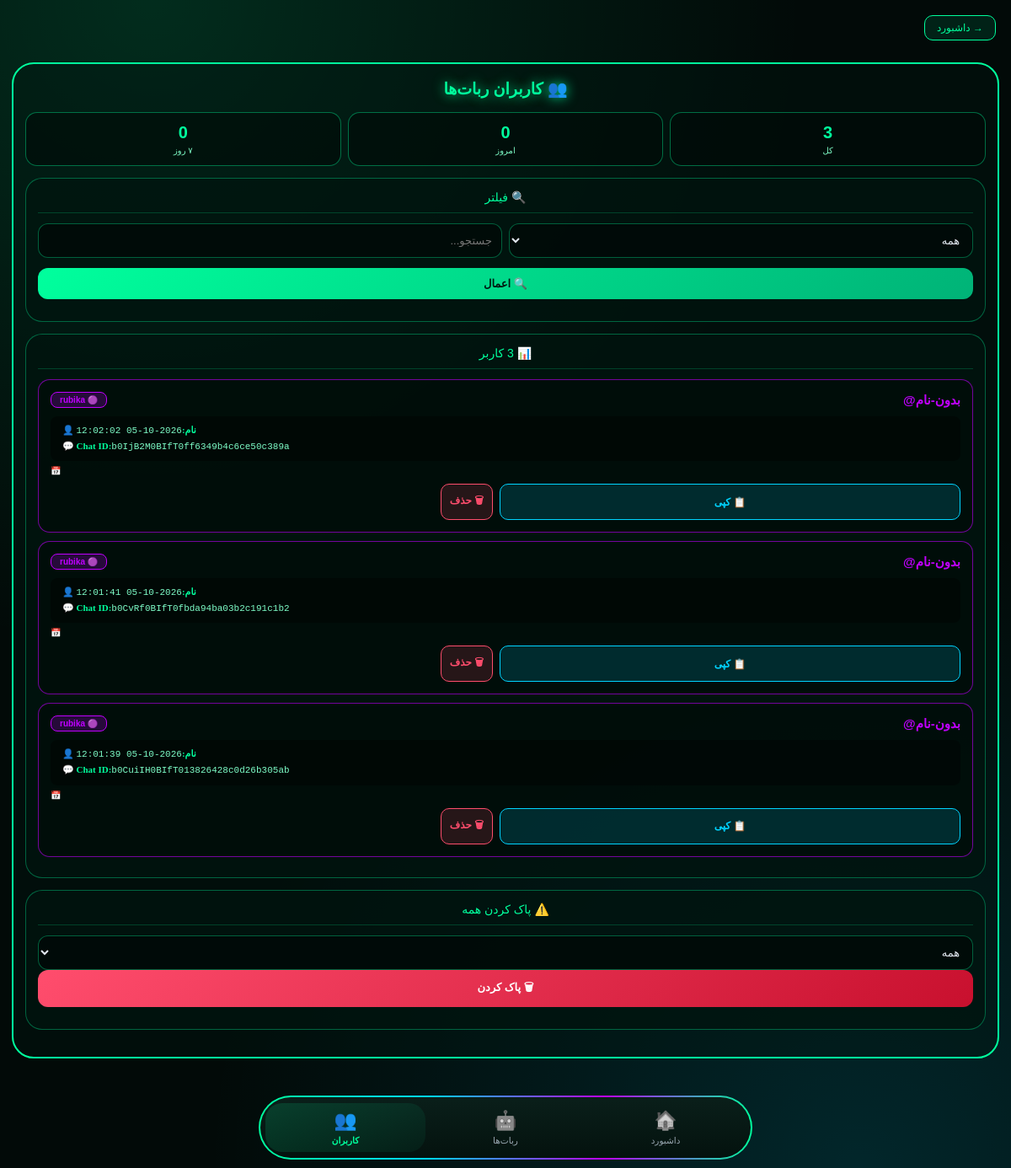
The app's page /admin/bot-members (signed in) with its own data.
### tables this page shows
CREATE TABLE bot_members (
    id INTEGER PRIMARY KEY AUTOINCREMENT,
    messenger TEXT NOT NULL,
    chat_id TEXT NOT NULL UNIQUE,
    username TEXT DEFAULT '',
    first_name TEXT DEFAULT '',
    total_messages INTEGER DEFAULT 0,
    joined_at TIMESTAMP DEFAULT CURRENT_TIMESTAMP,
    last_seen TIMESTAMP DEFAULT CURRENT_TIMESTAMP, shop_id INTEGER);

### bot_members_routes.py (the view)
@members_bp.route('/admin/bot-members')
def admin_bot_members():
    if not _is_admin(): return redirect('/admin/login')
    filter_m = request.args.get('messenger', '')
    q = request.args.get('q', '').strip()
    conn = db()
    c = conn.cursor()
    sql = "SELECT id, messenger, chat_id, first_name, joined_at FROM bot_members WHERE 1=1"
    params = []
    if filter_m:
        sql += " AND messenger=?"
        params.append(filter_m)
    if q:
        sql += " AND (chat_id LIKE ? OR first_name LIKE ?)"
        params.append('%' + q + '%')
        params.append('%' + q + '%')
    sql += " ORDER BY id DESC LIMIT 500"
    c.execute(sql, params)
    members = c.fetchall()
    c.execute("SELECT messenger, COUNT(*) FROM bot_members GROUP BY messenger")
    stats = c.fetchall()
    total = sum(s[1] for s in stats)
    c.execute("SELECT COUNT(*) FROM bot_members WHERE DATE(joined_at)=DATE('now')")
    today = c.fetchone()[0]
    c.execute("SELECT COUNT(*) FROM bot_members WHERE joined_at >= datetime('now', '-7 days')")
    week = c.fetchone()[0]
    conn.close()
    return render_template('admin_bot_members.html',
        members=members, stats=stats, total=total, today=today, week=week,
        filter_m=filter_m, q=q, current_settings=_cs())

### app.py (called while the page is built)
@app.context_processor
def inject_global_settings():
    try:
        if session.get("is_admin"):
            s = get_admin_settings()
        elif session.get("user_id"):
            s = get_user_settings(session["user_id"])
        else:
            s = {"avatar": None, "bg": None, "theme": "neon"}
    except Exception:
        s = {"avatar": None, "bg": None, "theme": "neon"}
    return {"current_settings": s}

@app.after_request
def _security_headers(response):
    if response.content_type and 'text/html' in response.content_type:
        response.headers["Cache-Control"] = "no-store, no-cache, must-revalidate, max-age=0"
        response.headers["Pragma"] = "no-cache"
        response.headers["Expires"] = "0"
    """هدرهای امنیتی"""
    response.headers["X-Content-Type-Options"] = "nosniff"
    response.headers["X-Frame-Options"] = "SAMEORIGIN"
    response.headers["X-XSS-Protection"] = "1; mode=block"
    response.headers["Referrer-Policy"] = "no-referrer"
    response.headers["Permissions-Policy"] = "geolocation=(), microphone=(), camera=()"
    return response

### bot_members_routes.py (called while the page is built)
def _is_admin(): return bool(session.get('is_admin'))

def _cs():
    try: return get_user_settings(1)
    except: return None

def db(): return sqlite3.connect('panel.db')

### database.py (called while the page is built, shortened)
def get_user_settings(user_id):
    import time
    now = time.time()
    key = f'settings_{user_id}'
    if key in _CACHE and (now - _CACHE_TIME.get(key, 0)) < CACHE_TTL:
        return _CACHE[key]

def get_admin_settings():
    return get_user_settings(ADMIN_ID)

### templates/admin_bot_members.html (shortened to what this page needs)
<!DOCTYPE html><html lang="fa" dir="rtl"><head>
<link href="https://cdn.jsdelivr.net/gh/rastikerdar/vazirmatn@v33.003/Vazirmatn-font-face.css" rel="stylesheet">
<link rel="stylesheet" href="/static/scroll-fix.css"><link rel="icon" type="image/png" href="/static/icons/icon-192.png"><link rel="apple-touch-icon" href="/static/apple-touch-icon.png"></head><body>
<a class="back-btn" href="/admin/dashboard">→ داشبورد</a>
<div class="frame">
<div class="pt">👥 کاربران ربات‌ها</div>
<div class="stats">
<div class="sc"><div class="sv">{{ total }}</div><div class="sl">کل</div></div>
<div class="sc"><div class="sv">{{ today }}</div><div class="sl">امروز</div></div>
<div class="sc"><div class="sv">{{ week }}</div><div class="sl">۷ روز</div></div>
</div>
<div class="bx">
<div class="bx-t">🔍 فیلتر</div>
<form method="GET">
<div class="filters">
<select name="messenger">
<option value="">همه</option>
</select>
<input type="text" name="q" placeholder="جستجو..." value="{{ q }}">
</div>
<button class="btn" type="submit">🔍 اعمال</button>
</form>
</div>
<div class="bx">
<div class="bx-t">📊 {{ members|length }} کاربر</div>
{% if members %}
{% for m in members %}
<div class="mem {% if m[1] == 'rubika' %}r{% elif m[1] == 'soroush' %}s{% endif %}">
<div class="mem-head">
<div class="mem-name">@{{ m[3] or 'بدون-نام' }}</div>
<span class="mem-badge {% if m[1] == 'rubika' %}b-r{% elif m[1] == 'soroush' %}b-s{% endif %}">
{% if m[1] == 'rubika' %}🟣{% elif m[1] == 'soroush' %}🔷{% endif %} {{ m[1] }}
</span>
</div>
<div class="mem-info">
<div class="mem-row"><b>👤 نام:</b>{{ m[4] or '—' }}</div>
<div class="mem-row"><b>💬 Chat ID:</b>{{ m[2] }}</div>
</div>
<div class="mem-date">📅 {{ m[5] }}</div>
<div class="mem-act">
<button class="btn-sm btn-copy" onclick="copyId('{{ m[3] or m[2] }}')">📋 کپی</button>
<form method="POST" action="/admin/bot-members/{{ m[0] }}/delete" style="flex:1;margin:0" onsubmit="return confirm('حذف بشه؟')">
<button class="btn-sm btn-del" type="submit">🗑 حذف</button>
</form>
</div>
</div>
{% endfor %}
{% else %}
<div class="empty">📭 کاربری نیست<br><small>منتظر بمان تا کاربران ربات رو استارت بزنن</small></div>
{% endif %}
</div>
<div class="bx">
<div class="bx-t">⚠️ پاک کردن همه</div>
<form method="POST" action="/admin/bot-members/clear" onsubmit="return confirm('همه کاربران پاک بشن؟')">
<select name="messenger">
<option value="">همه</option>
</select>
<button class="btn btn-r" type="submit">🗑 پاک کردن</button>
</form>
</div>
</div>
<div class="nw"><div class="bn2">
<a class="ni" href="/admin/dashboard"><span class="ic">🏠</span><span>داشبورد</span></a>
<a class="ni" href="/admin/bots"><span class="ic">🤖</span><span>ربات‌ها</span></a>
<a class="ni act" href="/admin/bot-members"><span class="ic">👥</span><span>کاربران</span></a>
</div></div>
{% include "_global_bg.html" %}
</body></html>

### static/scroll-fix.css (style rules this page uses)
html { overflow-x:hidden!important;overflow-y:scroll!important;height:auto!important;max-height:none!important;min-height:100%!important }
body { overflow-x:clip!important;overflow-y:visible!important;height:auto!important;max-height:none!important;min-height:100vh!important;position:relative!important }
body::before,body::after { pointer-events:none!important }
.bottom-nav,.nw,.nav-wrap { position:fixed!important;bottom:10px!important;left:50%!important;transform:translateX(-50%)!important;z-index:9999!important;max-width:calc(100% - 30px)!important }

### static/app-feel.css (style rules this page uses)
* { -webkit-tap-highlight-color:transparent;-webkit-touch-callout:none }
html,body { overscroll-behavior:none;-webkit-overflow-scrolling:touch }
body { user-select:none;-webkit-user-select:none }
input,textarea { user-select:text !important;-webkit-user-select:text !important }
button,a.btn,.ni,.tab,.cat,.main-cat,.prod,.shop,.cart { transition:transform .15s ease,box-shadow .3s ease; }
.page-fade { animation:pageFade .3s ease-out }

### records on screen
bot_members: first_name "بدون-نام", messenger "rubika", joined_at "2026-10-05 12:02:02", chat "b0IjB2M0BIfT0ff6349b4c6ce50c389a"
bot_members: first_name "بدون-نام", messenger "rubika", joined_at "2026-10-05 12:01:41", chat "b0CvRf0BIfT0fbda94ba03b2c191c1b2"
bot_members: first_name "بدون-نام", messenger "rubika", joined_at "2026-10-05 12:01:39", chat "b0CuiIH0BIfT013826428c0d26b305ab"

### other values on screen
{{ total }} "3"
{{ today }} "0"
{{ week }} "0"
{{ members|length }} "3"
